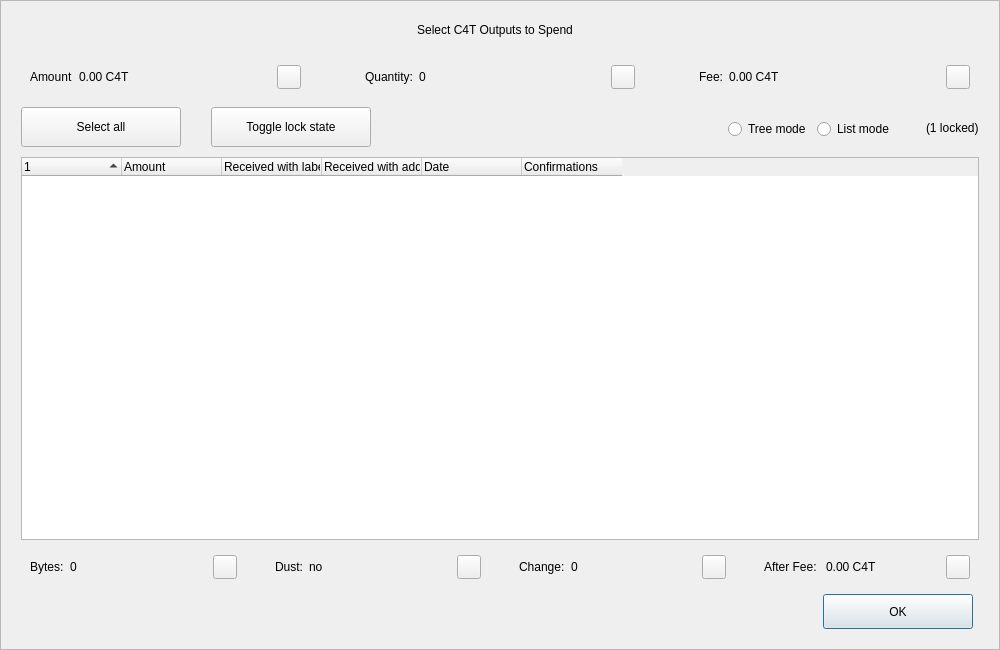
<?xml version="1.0" encoding="UTF-8"?>
<ui version="4.0">
 <class>CoinControlDialog</class>
 <widget class="QDialog" name="CoinControlDialog">
  <property name="geometry">
   <rect>
    <x>0</x>
    <y>0</y>
    <width>1000</width>
    <height>650</height>
   </rect>
  </property>
  <property name="minimumSize">
   <size>
    <width>950</width>
    <height>650</height>
   </size>
  </property>
  <property name="windowTitle">
   <string>Coin Selection</string>
  </property>
  <property name="styleSheet">
   <string notr="true"/>
  </property>
  <layout class="QVBoxLayout" name="verticalLayout">
   <property name="spacing">
    <number>0</number>
   </property>
   <property name="leftMargin">
    <number>0</number>
   </property>
   <property name="topMargin">
    <number>0</number>
   </property>
   <property name="rightMargin">
    <number>0</number>
   </property>
   <property name="bottomMargin">
    <number>0</number>
   </property>
   <item>
    <widget class="QFrame" name="frameContainer">
     <property name="toolTipDuration">
      <number>0</number>
     </property>
     <property name="frameShape">
      <enum>QFrame::StyledPanel</enum>
     </property>
     <property name="frameShadow">
      <enum>QFrame::Raised</enum>
     </property>
     <layout class="QVBoxLayout" name="verticalLayout_2">
      <property name="leftMargin">
       <number>0</number>
      </property>
      <property name="rightMargin">
       <number>0</number>
      </property>
      <property name="bottomMargin">
       <number>20</number>
      </property>
      <item>
       <layout class="QHBoxLayout" name="horizontalLayout_12">
        <property name="spacing">
         <number>0</number>
        </property>
        <property name="leftMargin">
         <number>20</number>
        </property>
        <property name="rightMargin">
         <number>30</number>
        </property>
        <item>
         <spacer name="horizontalSpacer_4">
          <property name="orientation">
           <enum>Qt::Horizontal</enum>
          </property>
          <property name="sizeHint" stdset="0">
           <size>
            <width>40</width>
            <height>20</height>
           </size>
          </property>
         </spacer>
        </item>
        <item>
         <widget class="QLabel" name="labelTitle">
          <property name="minimumSize">
           <size>
            <width>0</width>
            <height>40</height>
           </size>
          </property>
          <property name="maximumSize">
           <size>
            <width>16777215</width>
            <height>40</height>
           </size>
          </property>
          <property name="text">
           <string>Select C4T Outputs to Spend</string>
          </property>
          <property name="alignment">
           <set>Qt::AlignCenter</set>
          </property>
          <property name="margin">
           <number>7</number>
          </property>
         </widget>
        </item>
        <item>
         <spacer name="horizontalSpacer_5">
          <property name="orientation">
           <enum>Qt::Horizontal</enum>
          </property>
          <property name="sizeHint" stdset="0">
           <size>
            <width>40</width>
            <height>20</height>
           </size>
          </property>
         </spacer>
        </item>
       </layout>
      </item>
      <item>
       <layout class="QHBoxLayout" name="horizontalLayout_8">
        <property name="leftMargin">
         <number>20</number>
        </property>
        <property name="rightMargin">
         <number>20</number>
        </property>
        <item>
         <widget class="QWidget" name="layoutAmount" native="true">
          <layout class="QHBoxLayout" name="horizontalLayout_9" stretch="0,1,0">
           <item>
            <widget class="QLabel" name="labelCoinControlAmountText">
             <property name="text">
              <string>Amount</string>
             </property>
            </widget>
           </item>
           <item>
            <widget class="QLabel" name="labelCoinControlAmount">
             <property name="text">
              <string>0.00 C4T</string>
             </property>
            </widget>
           </item>
           <item alignment="Qt::AlignHCenter|Qt::AlignVCenter">
            <widget class="QPushButton" name="pushButtonAmount">
             <property name="minimumSize">
              <size>
               <width>0</width>
               <height>24</height>
              </size>
             </property>
             <property name="maximumSize">
              <size>
               <width>24</width>
               <height>26</height>
              </size>
             </property>
             <property name="focusPolicy">
              <enum>Qt::NoFocus</enum>
             </property>
             <property name="styleSheet">
              <string notr="true">padding-bottom:2px;
padding-right:4px;</string>
             </property>
             <property name="text">
              <string/>
             </property>
            </widget>
           </item>
          </layout>
         </widget>
        </item>
        <item>
         <spacer name="horizontalSpacer_2">
          <property name="orientation">
           <enum>Qt::Horizontal</enum>
          </property>
          <property name="sizeType">
           <enum>QSizePolicy::Fixed</enum>
          </property>
          <property name="sizeHint" stdset="0">
           <size>
            <width>40</width>
            <height>20</height>
           </size>
          </property>
         </spacer>
        </item>
        <item>
         <widget class="QWidget" name="layoutQuantity" native="true">
          <layout class="QHBoxLayout" name="horizontalLayout_10" stretch="0,1,0">
           <item>
            <widget class="QLabel" name="labelCoinControlQuantityText">
             <property name="text">
              <string>Quantity:</string>
             </property>
            </widget>
           </item>
           <item>
            <widget class="QLabel" name="labelCoinControlQuantity">
             <property name="text">
              <string>0</string>
             </property>
            </widget>
           </item>
           <item alignment="Qt::AlignHCenter|Qt::AlignVCenter">
            <widget class="QPushButton" name="pushButtonQuantity">
             <property name="minimumSize">
              <size>
               <width>0</width>
               <height>24</height>
              </size>
             </property>
             <property name="maximumSize">
              <size>
               <width>24</width>
               <height>26</height>
              </size>
             </property>
             <property name="focusPolicy">
              <enum>Qt::NoFocus</enum>
             </property>
             <property name="styleSheet">
              <string notr="true">padding-bottom:2px;
               padding-right:4px;</string>
             </property>
             <property name="text">
              <string/>
             </property>
            </widget>
           </item>
          </layout>
         </widget>
        </item>
        <item>
         <spacer name="horizontalSpacer_22">
          <property name="orientation">
           <enum>Qt::Horizontal</enum>
          </property>
          <property name="sizeType">
           <enum>QSizePolicy::Fixed</enum>
          </property>
          <property name="sizeHint" stdset="0">
           <size>
            <width>40</width>
            <height>20</height>
           </size>
          </property>
         </spacer>
        </item>
        <item>
         <widget class="QWidget" name="layoutFee" native="true">
          <layout class="QHBoxLayout" name="horizontalLayout_11" stretch="0,1,0">
           <item>
            <widget class="QLabel" name="labelCoinControlFeeText">
             <property name="text">
              <string>Fee:</string>
             </property>
            </widget>
           </item>
           <item>
            <widget class="QLabel" name="labelCoinControlFee">
             <property name="text">
              <string>0.00 C4T</string>
             </property>
            </widget>
           </item>
           <item alignment="Qt::AlignHCenter|Qt::AlignVCenter">
            <widget class="QPushButton" name="pushButtonFee">
             <property name="minimumSize">
              <size>
               <width>0</width>
               <height>24</height>
              </size>
             </property>
             <property name="maximumSize">
              <size>
               <width>24</width>
               <height>26</height>
              </size>
             </property>
             <property name="focusPolicy">
              <enum>Qt::NoFocus</enum>
             </property>
             <property name="styleSheet">
              <string notr="true">padding-bottom:2px;
               padding-right:4px;</string>
             </property>
             <property name="text">
              <string/>
             </property>
            </widget>
           </item>
          </layout>
         </widget>
        </item>
       </layout>
      </item>
      <item>
       <widget class="QFrame" name="frame">
        <property name="minimumSize">
         <size>
          <width>0</width>
          <height>40</height>
         </size>
        </property>
        <property name="styleSheet">
         <string notr="true">#frame {
	border:0;
}</string>
        </property>
        <property name="frameShape">
         <enum>QFrame::StyledPanel</enum>
        </property>
        <property name="frameShadow">
         <enum>QFrame::Sunken</enum>
        </property>
        <layout class="QHBoxLayout" name="horizontalLayout">
         <property name="spacing">
          <number>0</number>
         </property>
         <property name="leftMargin">
          <number>20</number>
         </property>
         <property name="topMargin">
          <number>0</number>
         </property>
         <property name="rightMargin">
          <number>20</number>
         </property>
         <property name="bottomMargin">
          <number>0</number>
         </property>
         <item>
          <layout class="QHBoxLayout" name="horizontalLayoutPanel" stretch="0,0,0,0,0,0">
           <property name="spacing">
            <number>20</number>
           </property>
           <item>
            <widget class="QPushButton" name="pushButtonSelectAll">
             <property name="sizePolicy">
              <sizepolicy hsizetype="Maximum" vsizetype="Fixed">
               <horstretch>0</horstretch>
               <verstretch>0</verstretch>
              </sizepolicy>
             </property>
             <property name="minimumSize">
              <size>
               <width>160</width>
               <height>40</height>
              </size>
             </property>
             <property name="maximumSize">
              <size>
               <width>16777215</width>
               <height>40</height>
              </size>
             </property>
             <property name="text">
              <string>Select all</string>
             </property>
             <property name="checkable">
              <bool>true</bool>
             </property>
             <property name="checked">
              <bool>false</bool>
             </property>
             <property name="autoExclusive">
              <bool>false</bool>
             </property>
             <property name="autoDefault">
              <bool>false</bool>
             </property>
            </widget>
           </item>
           <item>
            <spacer name="horizontalSpacer_6">
             <property name="orientation">
              <enum>Qt::Horizontal</enum>
             </property>
             <property name="sizeType">
              <enum>QSizePolicy::Fixed</enum>
             </property>
             <property name="sizeHint" stdset="0">
              <size>
               <width>10</width>
               <height>20</height>
              </size>
             </property>
            </spacer>
           </item>
           <item>
            <widget class="QPushButton" name="pushButtonToggleLock">
             <property name="sizePolicy">
              <sizepolicy hsizetype="Maximum" vsizetype="Fixed">
               <horstretch>0</horstretch>
               <verstretch>0</verstretch>
              </sizepolicy>
             </property>
             <property name="minimumSize">
              <size>
               <width>160</width>
               <height>40</height>
              </size>
             </property>
             <property name="maximumSize">
              <size>
               <width>16777215</width>
               <height>40</height>
              </size>
             </property>
             <property name="text">
              <string>Toggle lock state</string>
             </property>
             <property name="checkable">
              <bool>true</bool>
             </property>
             <property name="autoExclusive">
              <bool>false</bool>
             </property>
             <property name="autoDefault">
              <bool>false</bool>
             </property>
            </widget>
           </item>
           <item>
            <spacer name="horizontalSpacer_7">
             <property name="orientation">
              <enum>Qt::Horizontal</enum>
             </property>
             <property name="sizeType">
              <enum>QSizePolicy::Expanding</enum>
             </property>
             <property name="sizeHint" stdset="0">
              <size>
               <width>30</width>
               <height>20</height>
              </size>
             </property>
            </spacer>
           </item>
           <item alignment="Qt::AlignRight">
            <widget class="QGroupBox" name="groupBox_2">
             <property name="styleSheet">
              <string notr="true">#groupBox_2 {
    background-color:transparent;
    border-radius:0;
}</string>
             </property>
             <property name="title">
              <string/>
             </property>
             <layout class="QHBoxLayout" name="horizontalLayout_14">
              <item>
               <widget class="QRadioButton" name="radioTreeMode">
                <property name="sizePolicy">
                 <sizepolicy hsizetype="Maximum" vsizetype="Fixed">
                  <horstretch>0</horstretch>
                  <verstretch>0</verstretch>
                 </sizepolicy>
                </property>
                <property name="text">
                 <string>Tree mode</string>
                </property>
               </widget>
              </item>
              <item>
               <widget class="QRadioButton" name="radioListMode">
                <property name="sizePolicy">
                 <sizepolicy hsizetype="Maximum" vsizetype="Fixed">
                  <horstretch>0</horstretch>
                  <verstretch>0</verstretch>
                 </sizepolicy>
                </property>
                <property name="text">
                 <string>List mode</string>
                </property>
                <property name="checked">
                 <bool>false</bool>
                </property>
               </widget>
              </item>
             </layout>
            </widget>
           </item>
           <item>
            <widget class="QLabel" name="labelLocked">
             <property name="text">
              <string>(1 locked)</string>
             </property>
            </widget>
           </item>
          </layout>
         </item>
        </layout>
       </widget>
      </item>
      <item>
       <layout class="QHBoxLayout" name="horizontalLayout_13">
        <property name="leftMargin">
         <number>20</number>
        </property>
        <property name="rightMargin">
         <number>20</number>
        </property>
        <item>
         <widget class="CoinControlTreeWidget" name="treeWidget">
          <property name="contextMenuPolicy">
           <enum>Qt::CustomContextMenu</enum>
          </property>
          <property name="styleSheet">
           <string notr="true"/>
          </property>
          <property name="sortingEnabled">
           <bool>false</bool>
          </property>
          <property name="columnCount">
           <number>6</number>
          </property>
          <attribute name="headerShowSortIndicator" stdset="0">
           <bool>true</bool>
          </attribute>
          <attribute name="headerStretchLastSection">
           <bool>false</bool>
          </attribute>
          <column>
           <property name="text">
            <string/>
           </property>
          </column>
          <column>
           <property name="text">
            <string>Amount</string>
           </property>
          </column>
          <column>
           <property name="text">
            <string>Received with label</string>
           </property>
          </column>
          <column>
           <property name="text">
            <string>Received with address</string>
           </property>
          </column>
          <column>
           <property name="text">
            <string>Date</string>
           </property>
          </column>
          <column>
           <property name="text">
            <string>Confirmations</string>
           </property>
           <property name="toolTip">
            <string>Confirmed</string>
           </property>
          </column>
         </widget>
        </item>
       </layout>
      </item>
      <item>
       <layout class="QHBoxLayout" name="horizontalLayout_3">
        <property name="spacing">
         <number>20</number>
        </property>
        <property name="leftMargin">
         <number>20</number>
        </property>
        <property name="rightMargin">
         <number>20</number>
        </property>
        <item>
         <widget class="QWidget" name="layoutBytes" native="true">
          <layout class="QHBoxLayout" name="horizontalLayout_4" stretch="0,1,0">
           <item>
            <widget class="QLabel" name="labelCoinControlBytesText">
             <property name="text">
              <string>Bytes:</string>
             </property>
            </widget>
           </item>
           <item>
            <widget class="QLabel" name="labelCoinControlBytes">
             <property name="text">
              <string>0</string>
             </property>
            </widget>
           </item>
           <item alignment="Qt::AlignHCenter|Qt::AlignVCenter">
            <widget class="QPushButton" name="pushButtonBytes">
             <property name="minimumSize">
              <size>
               <width>0</width>
               <height>24</height>
              </size>
             </property>
             <property name="maximumSize">
              <size>
               <width>24</width>
               <height>26</height>
              </size>
             </property>
             <property name="focusPolicy">
              <enum>Qt::NoFocus</enum>
             </property>
             <property name="styleSheet">
              <string notr="true">padding-bottom:2px;
               padding-right:4px;</string>
             </property>
             <property name="text">
              <string/>
             </property>
            </widget>
           </item>
          </layout>
         </widget>
        </item>
        <item>
         <widget class="QWidget" name="layoutDust" native="true">
          <layout class="QHBoxLayout" name="horizontalLayout_5" stretch="0,1,0">
           <item>
            <widget class="QLabel" name="labelCoinControlLowOutputText">
             <property name="text">
              <string>Dust:</string>
             </property>
            </widget>
           </item>
           <item>
            <widget class="QLabel" name="labelCoinControlLowOutput">
             <property name="text">
              <string>no</string>
             </property>
            </widget>
           </item>
           <item alignment="Qt::AlignHCenter|Qt::AlignVCenter">
            <widget class="QPushButton" name="pushButtonDust">
             <property name="minimumSize">
              <size>
               <width>0</width>
               <height>24</height>
              </size>
             </property>
             <property name="maximumSize">
              <size>
               <width>24</width>
               <height>26</height>
              </size>
             </property>
             <property name="focusPolicy">
              <enum>Qt::NoFocus</enum>
             </property>
             <property name="styleSheet">
              <string notr="true">padding-bottom:2px;
               padding-right:4px;</string>
             </property>
             <property name="text">
              <string/>
             </property>
            </widget>
           </item>
          </layout>
         </widget>
        </item>
        <item>
         <widget class="QWidget" name="layoutChange" native="true">
          <layout class="QHBoxLayout" name="horizontalLayout_6" stretch="0,1,0">
           <item>
            <widget class="QLabel" name="labelCoinControlChangeText">
             <property name="text">
              <string>Change:</string>
             </property>
            </widget>
           </item>
           <item>
            <widget class="QLabel" name="labelCoinControlChange">
             <property name="text">
              <string>0</string>
             </property>
            </widget>
           </item>
           <item alignment="Qt::AlignHCenter|Qt::AlignVCenter">
            <widget class="QPushButton" name="pushButtonChange">
             <property name="minimumSize">
              <size>
               <width>0</width>
               <height>24</height>
              </size>
             </property>
             <property name="maximumSize">
              <size>
               <width>24</width>
               <height>26</height>
              </size>
             </property>
             <property name="focusPolicy">
              <enum>Qt::NoFocus</enum>
             </property>
             <property name="styleSheet">
              <string notr="true">padding-bottom:2px;
               padding-right:4px;</string>
             </property>
             <property name="text">
              <string/>
             </property>
            </widget>
           </item>
          </layout>
         </widget>
        </item>
        <item>
         <widget class="QWidget" name="layoutAfter" native="true">
          <layout class="QHBoxLayout" name="horizontalLayout_7" stretch="0,1,0">
           <item>
            <widget class="QLabel" name="labelCoinControlAfterFeeText">
             <property name="text">
              <string>After Fee: </string>
             </property>
            </widget>
           </item>
           <item>
            <widget class="QLabel" name="labelCoinControlAfterFee">
             <property name="text">
              <string>0.00 C4T</string>
             </property>
            </widget>
           </item>
           <item alignment="Qt::AlignHCenter|Qt::AlignVCenter">
            <widget class="QPushButton" name="pushButtonAlterFee">
             <property name="minimumSize">
              <size>
               <width>0</width>
               <height>24</height>
              </size>
             </property>
             <property name="maximumSize">
              <size>
               <width>24</width>
               <height>26</height>
              </size>
             </property>
             <property name="focusPolicy">
              <enum>Qt::NoFocus</enum>
             </property>
             <property name="styleSheet">
              <string notr="true">padding-bottom:2px;
               padding-right:4px;</string>
             </property>
             <property name="text">
              <string/>
             </property>
            </widget>
           </item>
          </layout>
         </widget>
        </item>
       </layout>
      </item>
      <item>
       <layout class="QHBoxLayout" name="horizontalLayout_2">
        <property name="spacing">
         <number>0</number>
        </property>
        <property name="leftMargin">
         <number>20</number>
        </property>
        <property name="rightMargin">
         <number>26</number>
        </property>
        <item>
         <spacer name="horizontalSpacer_3">
          <property name="orientation">
           <enum>Qt::Horizontal</enum>
          </property>
          <property name="sizeHint" stdset="0">
           <size>
            <width>558</width>
            <height>20</height>
           </size>
          </property>
         </spacer>
        </item>
        <item>
         <widget class="QPushButton" name="pushButtonOk">
          <property name="minimumSize">
           <size>
            <width>150</width>
            <height>35</height>
           </size>
          </property>
          <property name="text">
           <string>OK</string>
          </property>
         </widget>
        </item>
       </layout>
      </item>
     </layout>
    </widget>
   </item>
  </layout>
 </widget>
 <customwidgets>
  <customwidget>
   <class>CoinControlTreeWidget</class>
   <extends>QTreeWidget</extends>
   <header>coincontroltreewidget.h</header>
  </customwidget>
 </customwidgets>
 <resources/>
 <connections/>
</ui>
